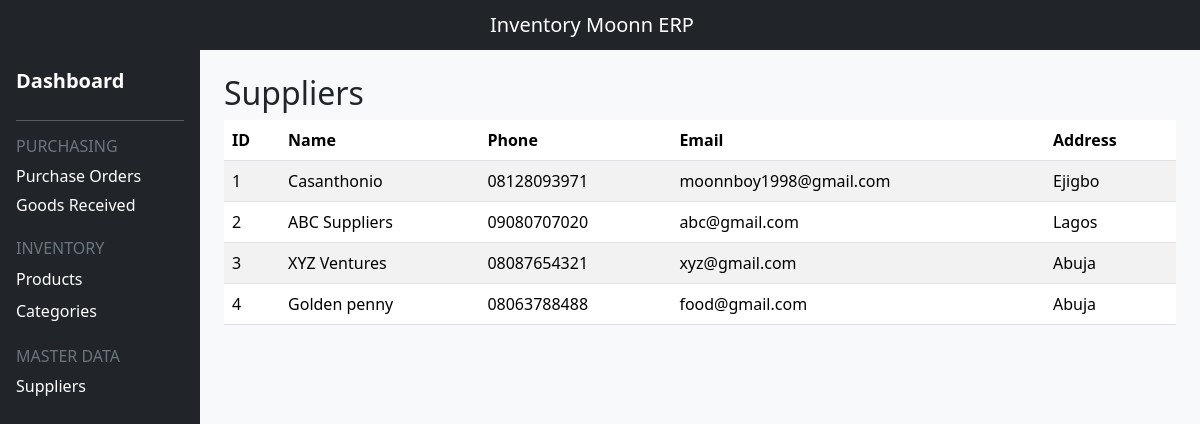
Screenshot of /suppliers/ with the database file from the repository.
### invmanagementsys/models.py (models this page shows, shortened)
class Supplier(models.Model):
    name = models.CharField(max_length=200)
    phone = models.CharField(max_length=20)
    email = models.EmailField()
    address = models.TextField()

### invmanagementsys/views.py (the view)
# urls.py: path("suppliers/", views.supplier_list, name="supplier_list"),
def supplier_list(request):
        suppliers = Supplier.objects.all()
        return render(request,"invmanagementsys/supplier_list.html",
                      {"suppliers": suppliers})

### invmanagementsys/templates/invmanagementsys/supplier_list.html
{% extends "invmanagementsys/base.html" %}
{% block content %}
<h2>Suppliers</h2>
<table class = "table table-striped">
    <thead>
        <tr>
            <th>ID</th>
            <th>Name</th>
            <th>Phone</th>
            <th>Email</th>
            <th>Address</th>
        </tr>
    </thead>
    <tbody>
        {% for supplier in suppliers %}
        <tr>
           <td>{{ supplier.id }}</td>
           <td>{{ supplier.name }}</td>
           <td>{{ supplier.phone }}</td>
           <td>{{ supplier.email }}</td>
           <td>{{ supplier.address }}</td>
        </tr>
        {% endfor %}
    </tbody>
</table>
{% endblock %}

### rows the page displays
Supplier: id "1", name "Casanthonio", phone "08128093971", email "moonnboy1998@gmail.com", address "Ejigbo"
Supplier: id "2", name "ABC Suppliers", phone "09080707020", email "abc@gmail.com", address "Lagos"
Supplier: id "3", name "XYZ Ventures", phone "08087654321", email "xyz@gmail.com", address "Abuja"
Supplier: id "4", name "Golden penny", phone "08063788488", email "food@gmail.com", address "Abuja"
